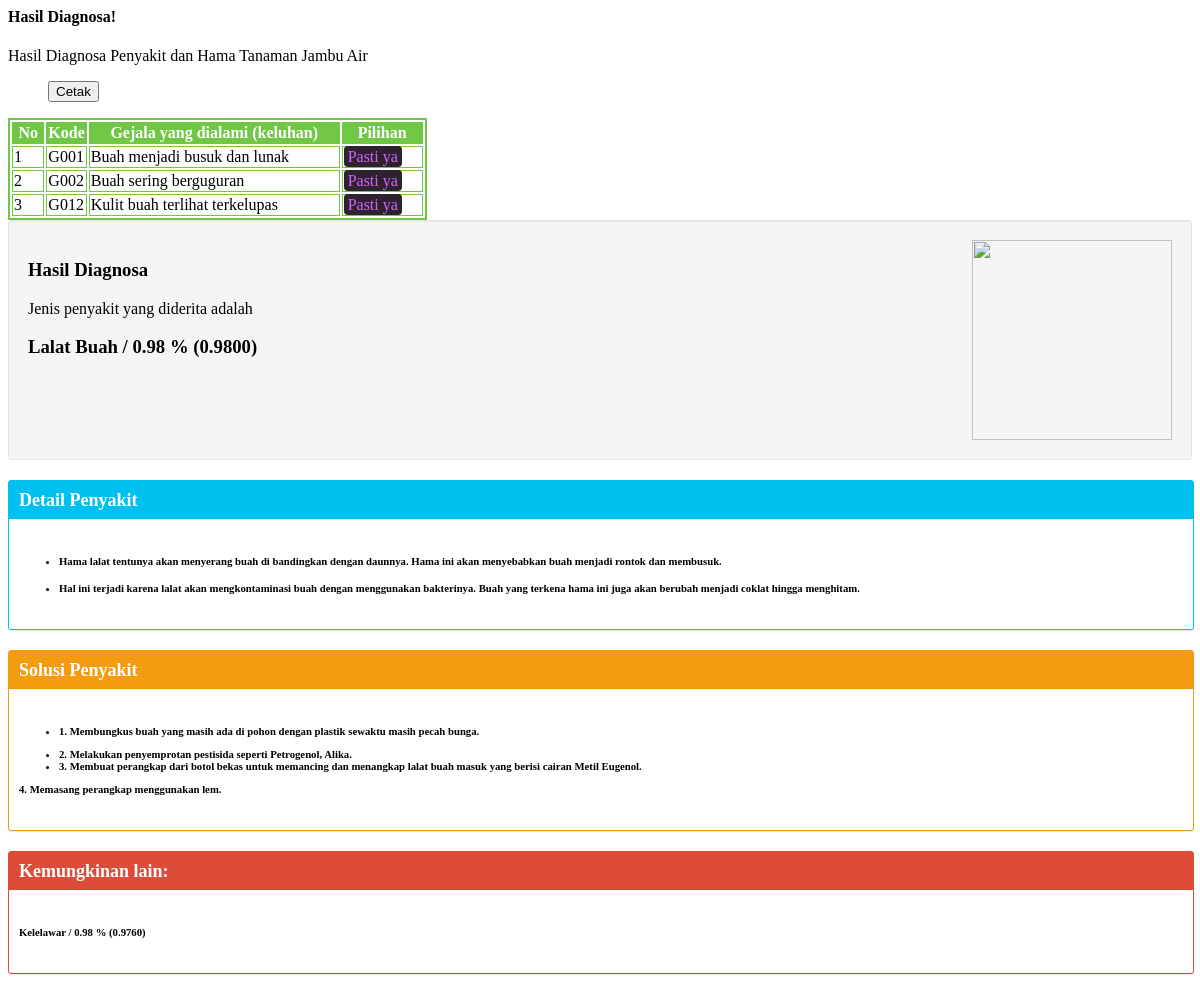
Screenshot of /modul/riwayat/detail.php?id=13 with the database file from the repository.
### tables this page shows
CREATE TABLE `gejala` (
  `kode_gejala` int(11) NOT NULL,
  `nama_gejala` varchar(255) NOT NULL
);

CREATE TABLE `hasil` (
  `id_hasil` int(11) NOT NULL,
  `tanggal` varchar(50) NOT NULL DEFAULT '0',
  `penyakit` text NOT NULL,
  `gejala` text NOT NULL,
  `hasil_id` int(11) NOT NULL,
  `hasil_nilai` varchar(16) NOT NULL
);

### modul/riwayat/detail.php (the view, shortened to what this page needs)
<?php
if ($_GET['id']) {
  $arcolor = array('#ffffff', '#cc66ff', '#019AFF', '#00CBFD', '#00FEFE', '#A4F804', '#FFFC00', '#FDCD01', '#FD9A01', '#FB6700');
  $argejala = array();
  $sqlkondisi = mysql_query("SELECT * FROM kondisi order by id+0");
  while ($rkondisi = mysql_fetch_array($sqlkondisi)) {
    $arkondisitext[$rkondisi['id']] = $rkondisi['kondisi'];
  }
  $sqlpkt = mysql_query("SELECT * FROM penyakit order by kode_penyakit+0");
  while ($rpkt = mysql_fetch_array($sqlpkt)) {
    $arpkt[$rpkt['kode_penyakit']] = $rpkt['nama_penyakit'];
    $ardpkt[$rpkt['kode_penyakit']] = $rpkt['det_penyakit'];
    $arspkt[$rpkt['kode_penyakit']] = $rpkt['srn_penyakit'];
    $argpkt[$rpkt['kode_penyakit']] = $rpkt['gambar'];
  }
  $sqlhasil = mysql_query("SELECT * FROM hasil where id_hasil=" . $_GET['id']);
  while ($rhasil = mysql_fetch_array($sqlhasil)) {
    $arpenyakit = unserialize($rhasil['penyakit']);
    $argejala = unserialize($rhasil['gejala']);
  }
  echo "
  <div class='container-fluid'>
    <div class='row page-titles mx-0'>
      <div class='col-sm-6 p-md-0'>
        <div class='welcome-text'>
          <h4>Hasil Diagnosa!</h4>
          <span class='ml-0'>Hasil Diagnosa Penyakit dan Hama Tanaman Jambu Air</span>
        </div>
      </div>
      <div class='col-sm-6 p-md-0 justify-content-sm-end mt-2 mt-sm-0 d-flex'>
        <ol class='breadcrumb'>
          <button type='button' class='btn mb-1 btn-success text-white' onClick='window.print();' data-toggle='tooltip' data-placement='right' title='Klik tombol ini untuk mencetak hasil diagnosa'>
          <i class='fa fa-print'></i> Cetak</button>
        </ol>
      </div>
    </div>
    <div class='row'>
      <div class='col-12'>
        <div class='card'>
          <div class='card-body'>
            <table class='table table-bordered table-striped konsul'>
              <tr>
                <th width=8%>No</th>
                <th width=10%>Kode</th>
                <th>Gejala yang dialami (keluhan)</th>
                <th width=20%>Pilihan</th>
              </tr>";
      $ig = 0;
      foreach ($argejala as $key => $value) {
        $kondisi = $value;
        $ig++;
        $sql4 = mysql_query("SELECT * FROM gejala where kode_gejala = '$key'");
        $r4 = mysql_fetch_array($sql4);
        echo '<tr><td>' . $ig . '</td>';
        echo '<td>G' . str_pad($r4[kode_gejala], 3, '0', STR_PAD_LEFT) . '</td>';
        echo '<td><span class="hasil text text-primary">' . $r4[nama_gejala] . "</span></td>";
        echo '<td><span class="kondisipilih" style="color:' . $arcolor[$kondisi] . '">' . $arkondisitext[$kondisi] . "</span></td></tr>";
      }
      $np = 0;
      foreach ($arpenyakit as $key => $value) {
        $np++;
        $idpkt[$np] = $key;
        $nmpkt[$np] = $arpkt[$key];
        $vlpkt[$np] = $value;
      }
      if ($argpkt[$idpkt[1]]) {
        $gambar = 'assets/images/penyakit/' . $argpkt[$idpkt[1]];
      } else {
        $gambar = 'assets/images/noimage.png';
      }
    echo "  </table>
            <div class='well well-small'>
              <img style='float:right; margin-left:15px;' src='" . $gambar . "' height=200><h3><b>Hasil Diagnosa</b></h3>";
    echo "    <div class='callout callout-default'>Jenis penyakit yang diderita adalah <b>
                <h3 class='text text-success'>" . $nmpkt[1] . "</b> / " . round($vlpkt[1], 2) . " % (" . $vlpkt[1] . ")<br></h3>";
    echo "    </div>
            </div>
            <div class='box box-info box-solid'>
              <div class='box-header with-border'>
                <h4 class='box-title text-white'>Detail Penyakit</h4>
              </div>
              <div class='box-body'>
                <h6>";
    echo          $ardpkt[$idpkt[1]];
    echo "      </h6>
              </div>
            </div>
            <div class='box box-warning box-solid'>
              <div class='box-header with-border'>
                <h4 class='box-title text-white'>Solusi Penyakit</h4>
              </div>
              <div class='box-body'>
                <h6>";
    echo          $arspkt[$idpkt[1]];
    echo "      </h6>
              </div>
            </div>
            <div class='box box-danger box-solid'>
              <div class='box-header with-border'>
                <h4 class='box-title text-white'>Kemungkinan lain:</h4>
              </div>
              <div class='box-body'>";
                for ($ipl = 2; $ipl < count($idpkt); $ipl++) {
    echo "      <h6><i class='fa fa-bug'></i> " . $nmpkt[$ipl] . "</b> / " . round($vlpkt[$ipl], 2) . " % (" . $vlpkt[$ipl] . ")<br></h6>";
      }
    echo "    </div>
            </div>
    		  </div>
        </div>
      </div>
    </div>
  </div>";
}
?>

### modul/riwayat/detail.php (style rules this page uses)
table.konsul th { background-color: #70c745; color: #fff; }
table.konsul { border: 2px solid #70c745; }
table.table-bordered.konsul th { border: 1px solid #70c745; }
table.table-bordered.konsul td { border: 1px solid #70c745; }
span.kondisipilih { background-color: #2f2130; padding: 2px 4px; border-radius: 4px; }
.well { overflow: hidden; }
.well { min-height: 20px; padding: 19px; margin-bottom: 20px; background-color: #f5f5f5; border: 1px solid #e3e3e3; border-radius: 4px; -webkit-box-shadow: inset 0 1px 1px rgb(0 0 0 / 5%); box-shadow: inset 0 1px 1px rgb(0 0 0 / 5%); }
.box { position: relative; border-radius: 3px; background: #ffffff; border-top: 3px solid #d2d6de; margin-bottom: 20px; width: 100%; box-shadow: 0 1px 1px rgb(0 0 0 / 10%); }
.box.box-solid.box-info { border: 1px solid #00c0ef; }
.box.box-solid.box-warning { border: 1px solid #f39c12; }
.box.box-solid.box-danger { border: 1px solid #dd4b39; }
.box.box-solid.box-info>.box-header { color: #fff; background: #00c0ef; background-color: #00c0ef; }
.box.box-solid.box-warning>.box-header { color: #fff; background: #f39c12; background-color: #f39c12; }
.box.box-solid.box-danger>.box-header { color: #fff; background: #dd4b39; background-color: #dd4b39; }
.box-header.with-border { border-bottom: 1px solid #f4f4f4; }
.box-header { color: #444; display: block; padding: 10px; position: relative; }
.box-header>.fa, .box-header>.glyphicon, .box-header>.ion, .box-header .box-title { display: inline-block; font-size: 18px; margin: 0; line-height: 1; }
.box-body { border-top-left-radius: 0; border-top-right-radius: 0; border-bottom-right-radius: 3px; border-bottom-left-radius: 3px; padding: 10px; }

### rows the page displays
gejala: kode_gejala "001", nama_gejala "Buah menjadi busuk dan lunak"
hasil: gejala "Pasti ya"
gejala: kode_gejala "002", nama_gejala "Buah sering berguguran"
gejala: kode_gejala "012", nama_gejala "Kulit buah terlihat terkelupas"

### other values shown
$nmpkt[1] "Lalat Buah"
$vlpkt[1] "0.98"
$vlpkt[1] "0.9800"
$nmpkt[$ipl] "Kelelawar"
$vlpkt[$ipl] "0.98"
$vlpkt[$ipl] "0.9760"
